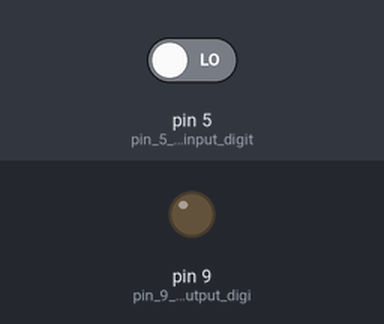
Simulated run of this sketch. Board: Arduino Uno, built with avr-gcc and run on an emulated ATmega328P. On the bench: output pins drawn as LEDs (lit = HIGH). The test bench sets the inputs (shaded band); at power-on: pin 5 (pin_5_sebagai_input_digit) LOW.

Above: at 1.2 s.
1.3 s: pin 5 (pin_5_sebagai_input_digit) driven HIGH
At 2.5 s:
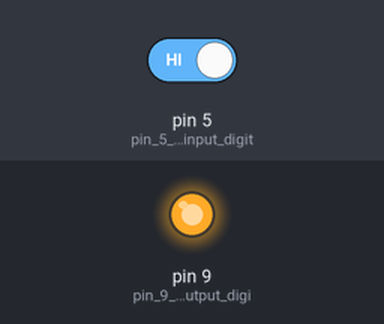
2.8 s: pin 5 (pin_5_sebagai_input_digit) driven LOW
At 3.7 s:
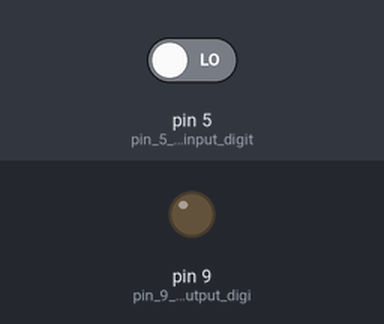
Timing chart, 0 to 5.8 s (numbered marks = the images above; inputs shaded):
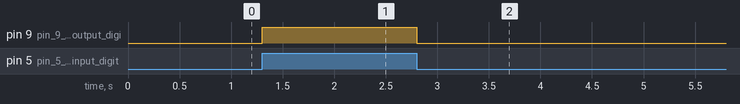

Measured:
- after the input at 1.3 s, pin 9 (pin_9_sebagai_output_digi): LOW → HIGH at once
- after the input at 2.8 s, pin 9 (pin_9_sebagai_output_digi): HIGH → LOW at once

The sketch:

Lampu_Tombol.ino
```cpp
int hasilBaca;

void setup() {
  // put your setup code here, to run once:

  pinMode(5, INPUT); //pin 5 sebagai input digital
  pinMode(9, OUTPUT); //pin 9 sebagai output digital

}

void loop() {
  // put your main code here, to run repeatedly:

  hasilBaca = digitalRead(5); //membaca pin 5

  if(hasilBaca == HIGH){

    digitalWrite(9, HIGH); //kalo pin 5 mati

  }else{

    digitalWrite(9, LOW); //kalo pin 5 hidup

  }


}
```
